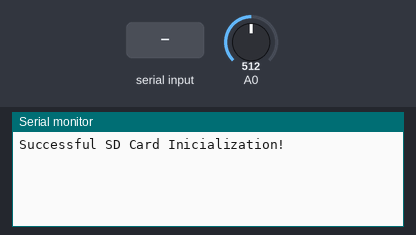
The sketch below on a simulated Arduino Uno, built with avr-gcc and run on an emulated ATmega328P. Shown: the last lines printed to the serial monitor. The inputs (shaded band) are chosen by the test bench; at power-on: A0 = 512. Storage starts empty.

Above: at 2.2 s.
2.3 s: "c90\n" received over Serial
At 3.4 s:
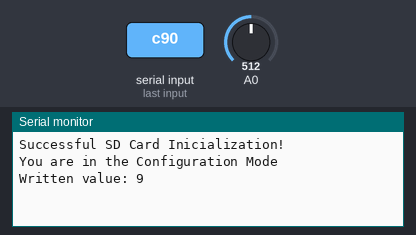
3.8 s: "w90\n" received over Serial
At 4.8 s:
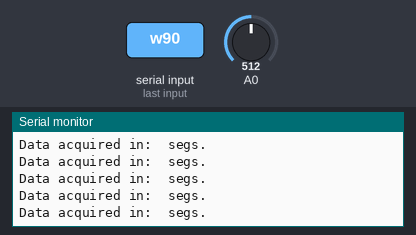

The sketch:

test_CardInfo.ino
```cpp
#include <SD.h>
// #include <EEPROM.h>

File file; //creating object 'file'
byte begin_ok; //boolean control variable

void setup()
{
  begin_ok = 1;
  Serial.begin(9600); //beginning serial comms
  delay(1000);
  if(!SD.begin()) // SD card test
  {
    Serial.println("Error in SD Card Inicialization!");
    begin_ok = 0;
    return;
  }
  Serial.println("Successful SD Card Inicialization!");
}

void loop()
{
  if (begin_ok)
  {
    int option = Serial.read();
    /* the var 'option' serves as a "control key". When the user wants to change the time between readings, he should send 'c' over the terminal.
When he wants to write the signal read on the ADC, he should send 'w'. If he wants to read what is written in the .txt file, he have to press 'r'. In the same way, if he want to
erase what's written on the file, he should send 'e' over the terminal. 'x' stops the current action.*/
    if (option == 'c') //to conf mode
    {
      Serial.println("You are in the Configuration Mode");
      option = Serial.read();
      while(option == -1)
      {
        option = Serial.read();
      }
      int valorConfig = option - 48; //the -48 is to format the ASCII values
//      EEPROM.write(0, valorConfig); // writing the delay between readings on EEPROM.
      Serial.print("Written value: ");
      Serial.println(valorConfig);
    }
    else if (option == 'w')
    {
      while(option != 'x') //STOP the current action
      {
        int dataSensor = analogRead(0); // The pot is connected to A0 ADC and the data from it will be stored in dataSensor var.
        file = SD.open("sensor.txt", FILE_WRITE); //opening the .txt that will contain the data from ADC
        if(file)
        {
          file.print("Potentiometer values in: ");
          file.print(millis()); //for easily comprehension of the data, we will write the time (millis) when each sample is taken.
          file.print(" ms: ");
          file.println(dataSensor); //printing the values on dataSensor
          file.close(); //closing the .txt
//          delay(1000 * EEPROM.read(0));
          Serial.print("Data acquired in: ");
//          Serial.print(EEPROM.read(0), DEC);
          Serial.println(" segs.");
        }
        else
        {
          Serial.println("Error while opening the file for writing! Please check the restrictions!");
        }
        option = Serial.read();
      }
      Serial.println("Stopping to acquire data from Potentiometer");
    }
    else if (option == 'r') //read option
    {
      file = SD.open("sensor.txt");
      if (file)
      {
        while(file.available()) //loop to read all the data on sensor.txt
        {
          Serial.write(file.read());
        }
        file.close();
        Serial.println("File ending.");
      }
      else
      {
        Serial.println("Error while opening the file for reading!");
      }
    }
    else if (option == 'e') //ERASE command. Please be careful.
    {
      SD.remove("sensor.txt"); //removing ALL the data from sensor.txt. Please be Careful.
      if (!SD.exists("sensor.txt"))
      {
        Serial.println("File successfully erased!");
      }
      else
      {
        Serial.println("Error while erasing file!");
      }
    }
  }
}
```

Measured:
- after the input at 2.3 s, the serial monitor: prints a new line at once (image 1)
- after the input at 3.8 s, the serial monitor: prints a new line at once (image 2)
